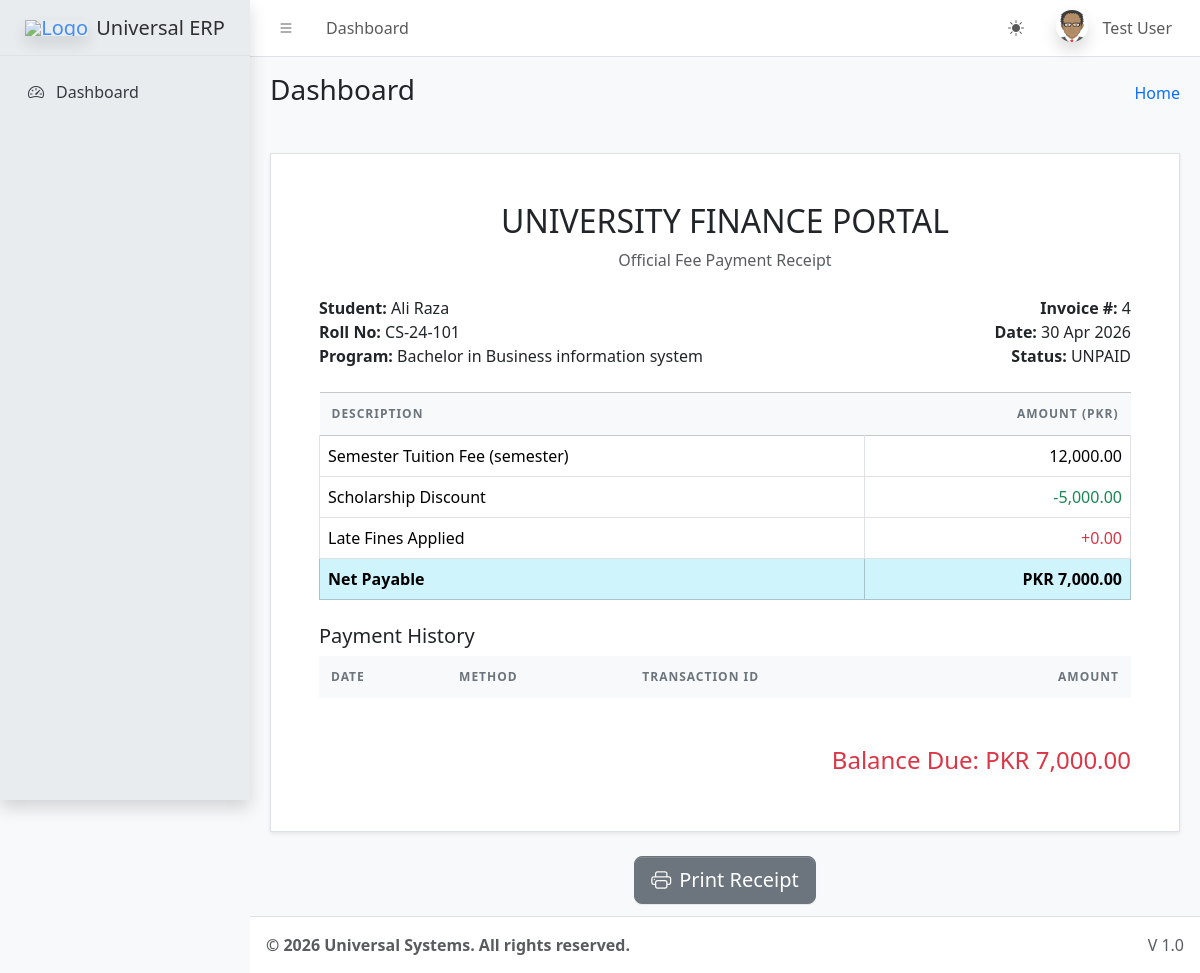
The app's page /dashboards/student/receipt.php?invoice_id=4 (signed in) with its own data.
### tables this page shows
CREATE TABLE `sys_pages` (
  `id` int(11) NOT NULL,
  `parent_id` int(11) DEFAULT 0,
  `page_name` varchar(100) NOT NULL,
  `page_url` varchar(255) DEFAULT '#',
  `icon_class` varchar(50) DEFAULT 'bi bi-circle',
  `sort_order` int(11) DEFAULT 0
);

CREATE TABLE `invoices` (
  `id` int(11) NOT NULL,
  `user_id` int(11) NOT NULL,
  `semester_id` int(11) NOT NULL,
  `invoice_type` enum('academic','hostel') DEFAULT 'academic',
  `total_base_amount` decimal(10,2) NOT NULL,
  `discount_amount` decimal(10,2) DEFAULT 0.00,
  `fine_amount` decimal(10,2) DEFAULT 0.00,
  `payable_amount` decimal(10,2) NOT NULL,
  `balance_due` decimal(10,2) NOT NULL,
  `status` varchar(30) DEFAULT 'draft',
  `created_at` timestamp NOT NULL DEFAULT current_timestamp(),
  `due_date` date DEFAULT NULL
);

CREATE TABLE `users` (
  `id` int(11) NOT NULL,
  `name` varchar(100) NOT NULL,
  `email` varchar(100) NOT NULL,
  `password` varchar(255) NOT NULL,
  `role` varchar(50) NOT NULL,
  `identity_no` varchar(50) DEFAULT NULL,
  `registration_no` varchar(50) DEFAULT NULL,
  `is_active` tinyint(1) DEFAULT 1,
  `roll_no` varchar(50) DEFAULT NULL,
  `program_id` int(11) DEFAULT NULL,
  `semester_id` int(11) DEFAULT NULL,
  `fee_category` varchar(50) DEFAULT 'Regular',
  `scholarship_percent` decimal(5,2) DEFAULT 0.00,
  `scholarship_fixed` decimal(10,2) DEFAULT 0.00
);

CREATE TABLE `programs` (
  `id` int(11) NOT NULL,
  `name` varchar(255) NOT NULL,
  `code` varchar(50) NOT NULL,
  `created_at` timestamp NOT NULL DEFAULT current_timestamp(),
  `department_id` int(11) DEFAULT NULL,
  `total_semesters` int(11) DEFAULT 8
);

CREATE TABLE `semesters` (
  `id` int(11) NOT NULL,
  `program_id` int(11) NOT NULL,
  `name` varchar(100) NOT NULL,
  `number` int(11) NOT NULL,
  `status` enum('active','completed','upcoming') DEFAULT 'upcoming'
);

### dashboards/student/receipt.php (the view, shortened to what this page needs)
<?php
require_once '../../includes/header.php';
$inv_id = $_GET['invoice_id'];
$stmt = $pdo->prepare("
    SELECT i.*, u.name, u.roll_no, s.name as sem_name, p.name as prog_name
    FROM invoices i
    JOIN users u ON i.user_id = u.id
    JOIN semesters s ON i.semester_id = s.id
    JOIN programs p ON s.program_id = p.id
    WHERE i.id = ?
");
$stmt->execute([$inv_id]);
$inv = $stmt->fetch();
?>
<div class="container bg-white p-5 border shadow-sm mt-4" id="receiptArea">
    <div class="text-center mb-4">
        <h2>UNIVERSITY FINANCE PORTAL</h2>
        <p class="text-muted">Official Fee Payment Receipt</p>
    </div>
    <div class="row mb-4">
        <div class="col-6">
            <strong>Student:</strong> <?= htmlspecialchars($inv['name']) ?><br>
            <strong>Roll No:</strong> <?= $inv['roll_no'] ?><br>
            <strong>Program:</strong> <?= $inv['prog_name'] ?>
        </div>
        <div class="col-6 text-end">
            <strong>Invoice #:</strong> <?= $inv['id'] ?><br>
            <strong>Date:</strong> <?= date('d M Y') ?><br>
            <strong>Status:</strong> <span class="text-uppercase"><?= $inv['status'] ?></span>
        </div>
    </div>
    <table class="table table-bordered">
        <thead class="table-light">
            <tr><th>Description</th><th class="text-end">Amount (PKR)</th></tr>
        </thead>
        <tbody>
            <tr><td>Semester Tuition Fee (<?= $inv['sem_name'] ?>)</td><td class="text-end"><?= number_format($inv['total_base_amount'], 2) ?></td></tr>
            <tr><td>Scholarship Discount</td><td class="text-end text-success">-<?= number_format($inv['discount_amount'], 2) ?></td></tr>
            <tr><td>Late Fines Applied</td><td class="text-end text-danger">+<?= number_format($inv['fine_amount'], 2) ?></td></tr>
            <tr class="table-info"><th>Net Payable</th><th class="text-end">PKR <?= number_format($inv['payable_amount'], 2) ?></th></tr>
        </tbody>
    </table>
    <h5 class="mt-4">Payment History</h5>
    <table class="table table-sm table-striped">
        <thead><tr><th>Date</th><th>Method</th><th>Transaction ID</th><th class="text-end">Amount</th></tr></thead>
    </table>
    <div class="text-end mt-5">
        <h4 class="text-danger">Balance Due: PKR <?= number_format($inv['balance_due'], 2) ?></h4>
    </div>
</div>
<div class="text-center mt-4 no-print">
    <button onclick="window.print()" class="btn btn-secondary btn-lg"><i class="bi bi-printer me-2"></i>Print Receipt</button>
</div>
<?php require_once '../../includes/footer.php'; ?>

### includes/sidebar.php (shortened to what this page needs)
<aside class="app-sidebar bg-body-secondary shadow">
    <div class="sidebar-brand">
        <a href="<?= BASE_URL ?>index.php" class="brand-link">
            <img src="<?= $settings['system_logo'] ?>" alt="Logo" class="brand-image opacity-75 shadow">
            <span class="brand-text fw-light"><?= $settings['system_name'] ?></span>
        </a>
    </div>
    <div class="sidebar-wrapper">
        <nav class="mt-2">
            <ul class="nav sidebar-menu flex-column" data-lte-toggle="treeview" role="menu" data-accordion="false">
                <?php
                function buildMenu($pdo, $parentId = 0, $userRole, $currentUrl)
                {
                    $sql = "
                        SELECT p.* FROM sys_pages p
                        JOIN role_access ra ON p.id = ra.page_id
                        WHERE p.parent_id = ? AND ra.role_key = ?
                        ORDER BY p.sort_order ASC
                    ";
                    $stmt = $pdo->prepare($sql);
                    $stmt->execute([$parentId, $userRole]);
                    $items = $stmt->fetchAll();
                    foreach ($items as $item) {
                        $childStmt = $pdo->prepare("SELECT COUNT(*) FROM sys_pages WHERE parent_id = ?");
                        $childStmt->execute([$item['id']]);
                        $hasChildren = $childStmt->fetchColumn() > 0;
                        $isActive = (strpos($currentUrl, $item['page_url']) !== false && $item['page_url'] !== '#');
                        $menuOpen = $isActive ? 'menu-open' : '';
                        $activeClass = $isActive ? 'active' : '';
                        echo '<li class="nav-item ' . $menuOpen . '">';
                        echo '<a href="' . ($hasChildren ? '#' : BASE_URL . $item['page_url']) . '" class="nav-link ' . $activeClass . '">';
                        echo '<i class="nav-icon ' . $item['icon_class'] . '"></i>';
                        echo '<p>' . htmlspecialchars($item['page_name']);
                        echo '</p></a>';
                        echo '</li>';
                    }
                }
                $cur = substr($_SERVER['SCRIPT_NAME'], strlen('/universal/'));
                buildMenu($pdo, 0, $_SESSION['role'], $cur);
                ?>
            </ul>
        </nav>
    </div>
</aside>

### includes/header.php (style rules this page uses)
:root { --glass-bg: rgba(255, 255, 255, 0.95); --glass-border: rgba(0, 0, 0, 0.05); --glass-text: #212529; --table-header-bg: #f8f9fa; --table-header-color: #6c757d; }
.table thead th { background: var(--table-header-bg) !important; border: none !important; color: var(--table-header-color) !important; font-size: 0.75rem; text-transform: uppercase; letter-spacing: 1px; padding: 12px !important; }

### records on screen
sys_pages: page_name "Dashboard"
invoices: user.name "Ali Raza", user.roll_no "CS-24-101", programs.name "Bachelor in Business information system", id "4", status "UNPAID", semester.name "semester", total_base_amount "12,000.00", discount_amount "5,000.00", fine_amount "0.00", payable_amount "7,000.00", balance_due "7,000.00"

### other values on screen
$pageTitle "Dashboard"
$_SESSION['name'] "Test User"
$settings['system_name'] "Universal ERP"
$settings['footer_text'] "© 2026 Universal Systems. All rights reserved."
